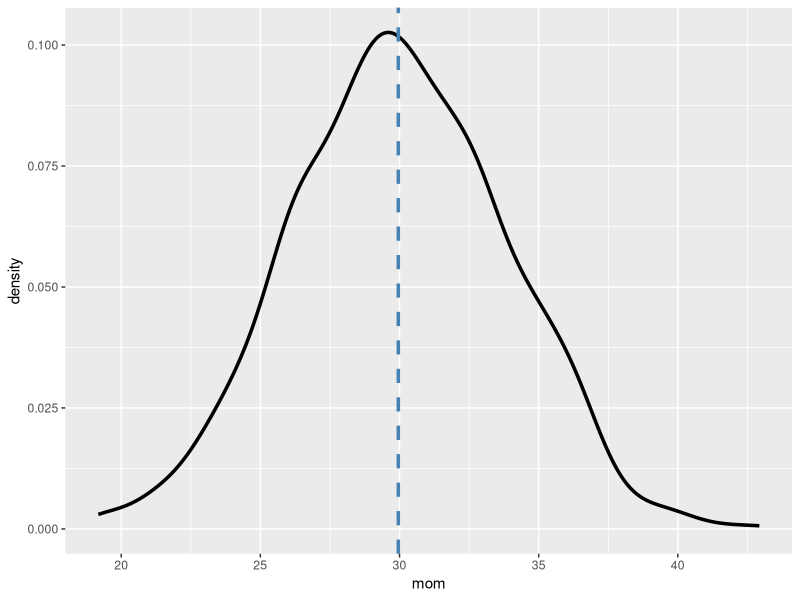
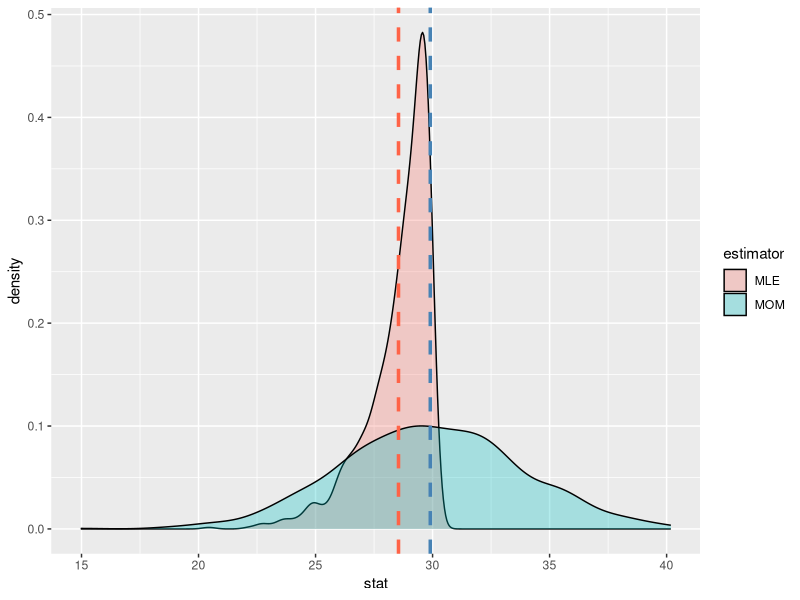
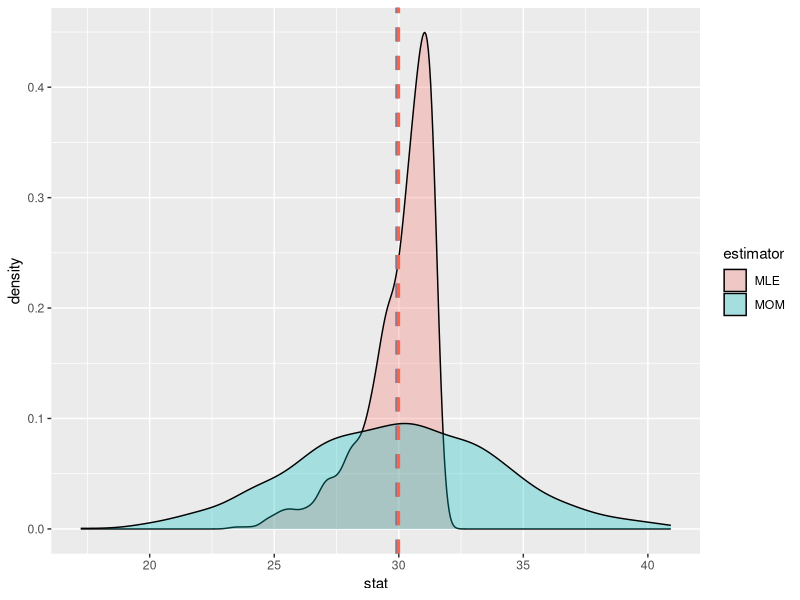
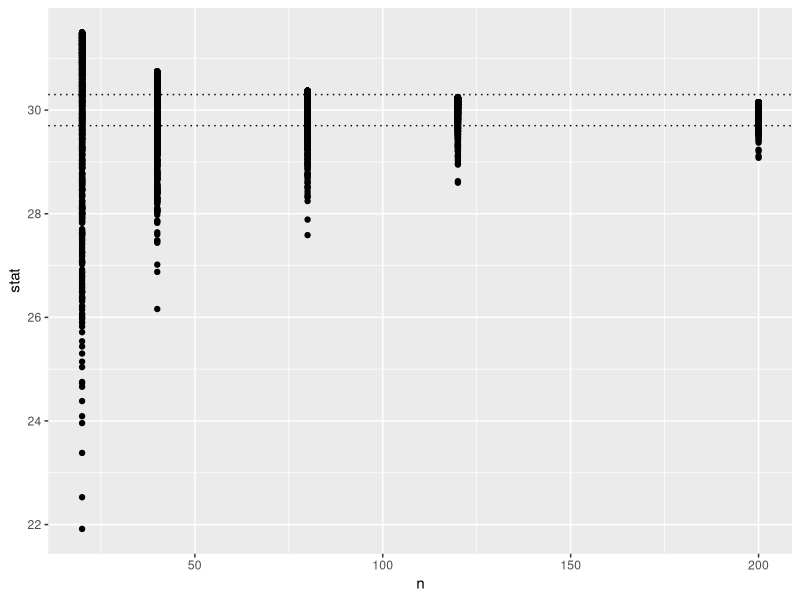

The R script that drew these images, in order:
## ---- chunk 1
# Install these packages first
knitr::opts_chunk$set(message = FALSE)
library(tidyverse)
library(readr)
library(knitr)
## ---- chunk 2
n <- 20
x <- runif(n, min = 0, max = 30)
2 * mean(x)
## ---- chunk 3
it <- 1000
mom <- rep(NA, it)

for (i in 1:it) {
  n <- 20
  x <- runif(n, min = 0, max = 30)
  mom[i] <- 2 * mean(x)
}

df <- data.frame(mom)
mean_mom <- mean(mom)
## ---- chunk 4
library(tidyverse)
ggplot(df, aes(x = mom)) +
  geom_density(lwd = 1.2) +
  geom_vline(xintercept = mean_mom, col = "steelblue", lty = 2, lwd = 1.2)
## ---- chunk 5
it <- 1000
mom <- rep(NA, it)
mle <- rep(NA, it)

for (i in 1:it) {
  n <- 20
  x <- runif(n, min = 0, max = 30)
  mom[i] <- 2 * mean(x)
  mle[i] <- max(x)
}

df <- data.frame(stat = c(mom, mle),
                 estimator = rep(c("MOM", "MLE"),
                                 times = c(it, it)))
mean_mom <- mean(mom)
mean_mle <- mean(mle)
## ---- chunk 6
ggplot(df, aes(x = stat, fill = estimator)) +
  geom_density(alpha = .3) +
  geom_vline(xintercept = mean_mom, col = "steelblue", lty = 2, lwd = 1.2) +
  geom_vline(xintercept = mean_mle, col = "tomato", lty = 2, lwd = 1.2)
## ---- chunk 7
it <- 1000
mom <- rep(NA, it)
mle <- rep(NA, it)

for (i in 1:it) {
  n <- 20
  x <- runif(n, min = 0, max = 30)
  mom[i] <- 2 * mean(x)
  mle[i] <- ((n + 1) / n) * max(x)
}

df <- data.frame(stat = c(mom, mle),
                 estimator = rep(c("MOM", "MLE"),
                                 times = c(it, it)))
mean_mom <- mean(mom)
mean_mle <- mean(mle)
## ---- chunk 8
ggplot(df, aes(x = stat, fill = estimator)) +
  geom_density(alpha = .3) +
  geom_vline(xintercept = mean_mom, col = "steelblue", lty = 2, lwd = 1.2) +
  geom_vline(xintercept = mean_mle, col = "tomato", lty = 2, lwd = 1.2)
## ---- chunk 9
df %>%
  group_by(estimator) %>%
  summarize(var = var(stat))
## ---- chunk 10
it <- 1000
n_vec <- c(20, 40, 80, 120, 200)
nsamps <- length(n_vec)
mle <- rep(NA, it * nsamps)

for (j in 1:nsamps) {
  for (i in 1:it) {
    n <- n_vec[j]
    x <- runif(n, min = 0, max = 30)
    mle[(j - 1) * it + i] <- ((n + 1) / n) * max(x)
}
}
df <- data.frame(stat = mle,
                 n = rep(n_vec, times = rep(it, nsamps)))
## ---- chunk 11
ggplot(df, aes(x = n, y = stat)) +
  geom_point() +
  geom_hline(yintercept = 30 - .3, lty = 3) +
  geom_hline(yintercept = 30 + .3, lty = 3)
